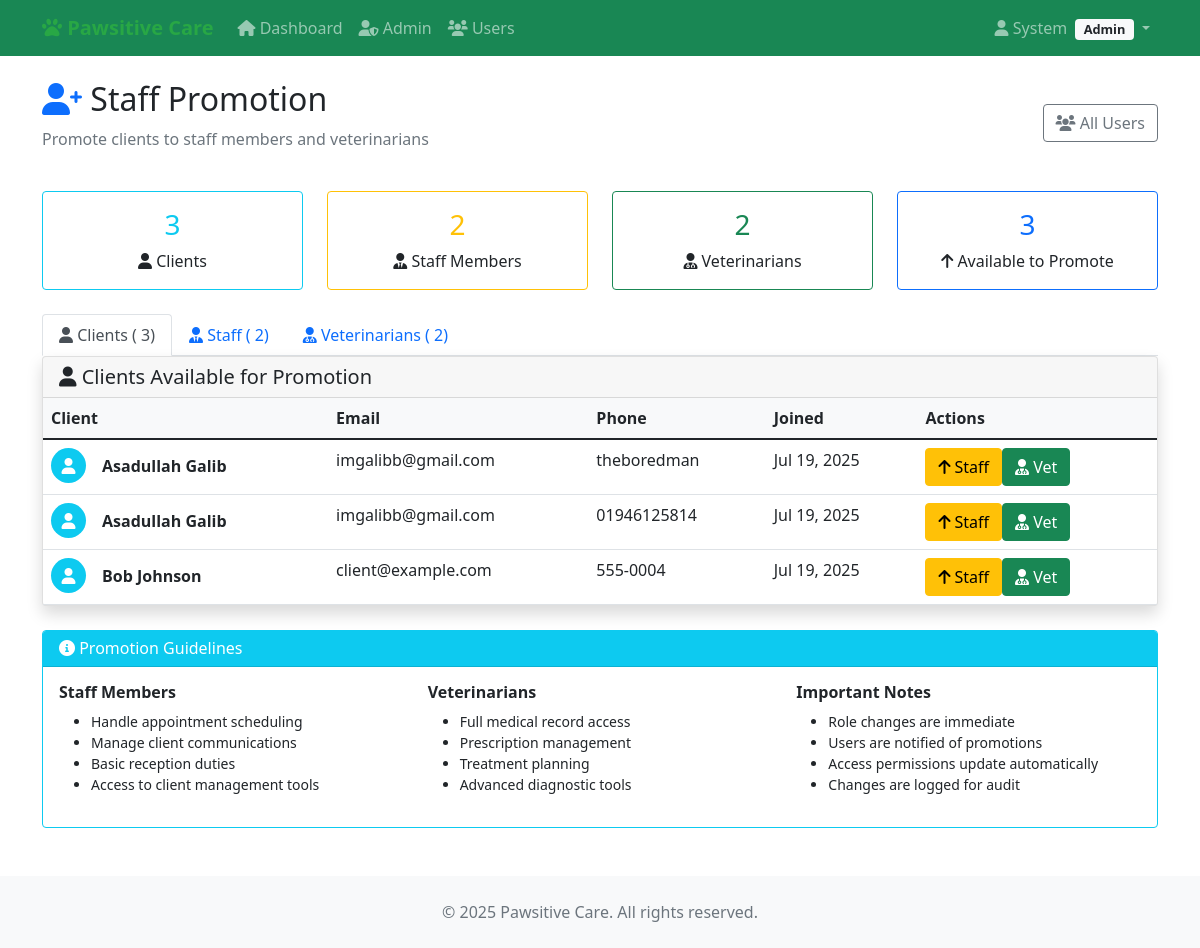
/accounts/promote-clients/ (signed in), run on an earlier commit of the app's database.
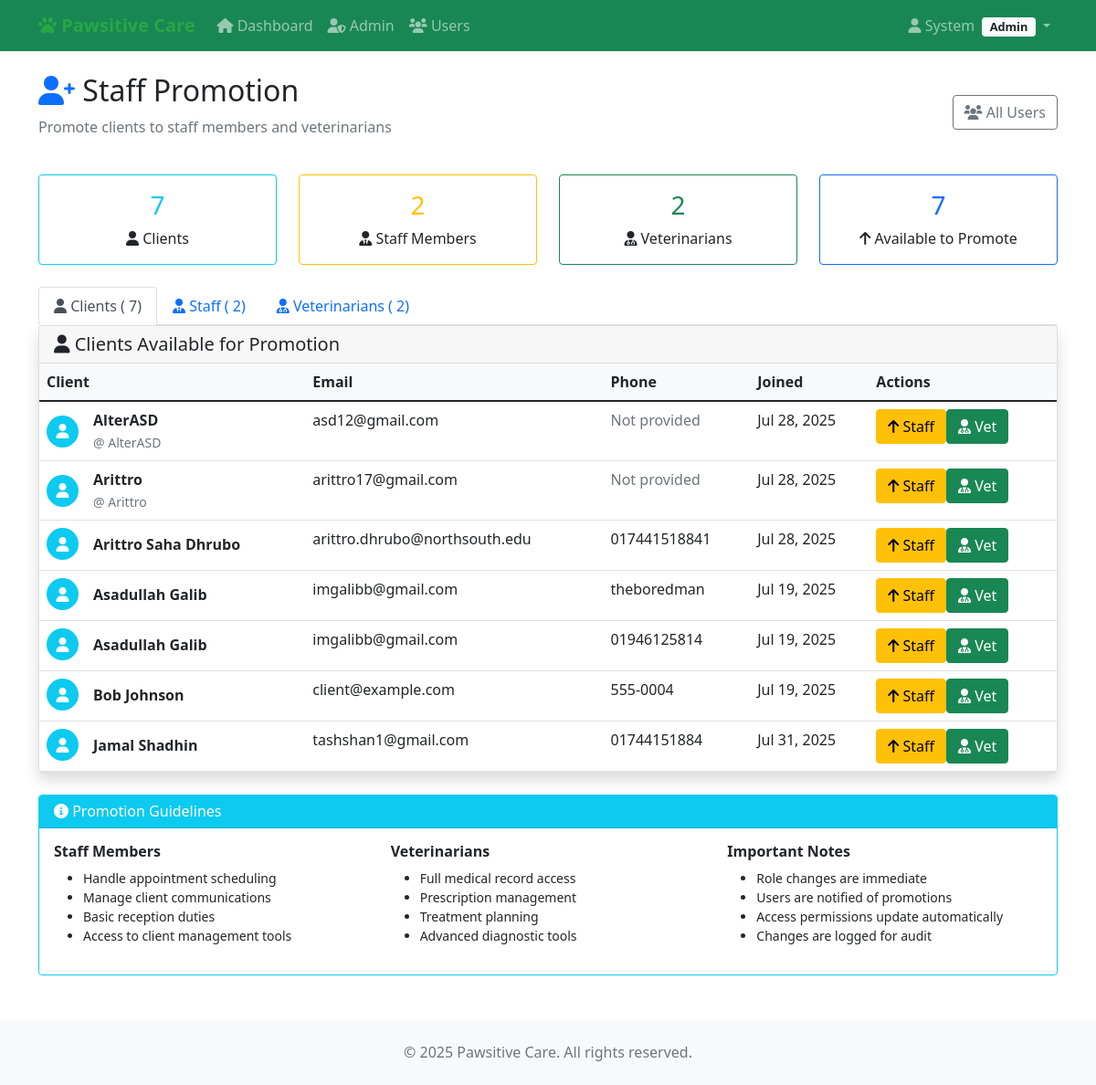
And on a later commit of the database.
### accounts/models.py (models this page shows, shortened)
class CustomUser(AbstractUser):
    ROLE_CHOICES = [
        ('admin', 'Admin'),
        ('vet', 'Veterinarian'),
        ('staff', 'Staff'),
        ('client', 'Client'),
    ]
    phone = models.CharField(max_length=20, blank=False)
    address = models.TextField(blank=False)
    role = models.CharField(max_length=10, choices=ROLE_CHOICES, default='client')
    def is_admin(self):
        return self.role == 'admin'

### accounts/views.py (the view, shortened to what this page needs)
# urls.py: path('promote-clients/', promote_clients, name='promote_clients'),
@admin_required
def promote_clients(request):
    from django.contrib.auth import get_user_model
    from django.http import JsonResponse
    User = get_user_model()
    clients = User.objects.filter(role='client').order_by('first_name', 'last_name', 'username')
    staff_members = User.objects.filter(role='staff').order_by('first_name', 'last_name', 'username')
    vets = User.objects.filter(role='vet').order_by('first_name', 'last_name', 'username')
    stats = {
        'client_count': clients.count(),
        'staff_count': staff_members.count(),
        'vet_count': vets.count(),
        'total_promotable': clients.count(),
    }
    context = {
        'clients': clients,
        'staff_members': staff_members,
        'vets': vets,
        'stats': stats,
    }
    return render(request, 'accounts/promote_clients.html', context)

### accounts/templates/accounts/promote_clients.html (shortened to what the changed rows need)
{% extends 'accounts/base.html' %}
{% block content %}
<div class="row">
  <div class="col-12">
    <div class="d-flex justify-content-between align-items-center mb-4">
      <div>
        <h2><i class="fas fa-user-plus text-primary"></i> Staff Promotion</h2>
      </div>
    </div>
  </div>
</div>
<div class="row mb-4">
  <div class="col-md-3">
    <div class="card border-info">
      <div class="card-body text-center">
        <h3 class="text-info">
          {{ stats.client_count }}
        </h3>
        <p class="mb-0"><i class="fas fa-user"></i> Clients</p>
      </div>
    </div>
  </div>
  <div class="col-md-3">
    <div class="card border-primary">
      <div class="card-body text-center">
        <h3 class="text-primary">
          {{ stats.total_promotable }}
        </h3>
        <p class="mb-0"><i class="fas fa-arrow-up"></i> Available to Promote</p>
      </div>
    </div>
  </div>
</div>
<ul class="nav nav-tabs" id="promotionTabs" role="tablist">
  <li class="nav-item" role="presentation">
    <button class="nav-link active" id="clients-tab" data-bs-toggle="tab" data-bs-target="#clients-pane" type="button" role="tab" aria-controls="clients-pane" aria-selected="true">
      <i class="fas fa-user"></i> Clients (
      {{ stats.client_count }})
    </button>
  </li>
</ul>
<div class="tab-content" id="promotionTabContent">
  <div class="tab-pane fade show active" id="clients-pane" role="tabpanel" aria-labelledby="clients-tab">
    <div class="card shadow">
      <div class="card-body p-0">
        {% if clients %}
        <div class="table-responsive">
          <table class="table table-hover mb-0">
            <thead class="bg-light">
              <tr>
                <th>Client</th>
                <th>Email</th>
                <th>Phone</th>
                <th>Joined</th>
                <th>Actions</th>
              </tr>
            </thead>
            <tbody>
              {% for client in clients %}
              <tr>
                <td>
                  <div class="d-flex align-items-center">
                    <div class="bg-info rounded-circle d-flex align-items-center justify-content-center me-3" style="width: 35px; height: 35px;">
                      <i class="fas fa-user text-white"></i>
                    </div>
                    <div>
                      <strong>
                        {{ client.get_full_name|default:client.username }}</strong>
                      {% if not client.get_full_name %}
                      <br><small class="text-muted">@
                        {{ client.username }}</small>
                      {% endif %}
                    </div>
                  </div>
                </td>
                <td>
                  {{ client.email|default:"<span class='text-muted'>Not provided</span>" }}
                </td>
                <td>
                  {{ client.phone|default:"<span class='text-muted'>Not provided</span>" }}
                </td>
                <td>
                  {{ client.date_joined|date:'M d, Y' }}
                </td>
                <td>
                  <div class="btn-group btn-group-sm">
                    <form method="post" class="d-inline promotion-form">
                      <button type="submit" class="btn btn-warning" title="Promote to Staff">
                        <i class="fas fa-arrow-up"></i> Staff
                      </button>
                    </form>
                    <form method="post" class="d-inline promotion-form">
                      <button type="submit" class="btn btn-success" title="Promote to Veterinarian">
                        <i class="fas fa-user-md"></i> Vet
                      </button>
                    </form>
                  </div>
                </td>
              </tr>
              {% endfor %}
            </tbody>
          </table>
        </div>
        {% else %}
        <div class="text-center py-5">
          <i class="fas fa-user fa-3x text-muted mb-3"></i>
          <h5 class="text-muted">No clients available for promotion</h5>
          <p class="text-muted">All users have been assigned appropriate roles.</p>
        </div>
        {% endif %}
      </div>
    </div>
  </div>
</div>
{% endblock %}

What changed in the data, as far as the page shows it:
added CustomUser: get_full_name "AlterASD", username "AlterASD", email "asd12@gmail.com", phone "Not provided", date_joined "Jul 28, 2025"
added CustomUser: get_full_name "Arittro", username "Arittro", email "arittro17@gmail.com", phone "Not provided", date_joined "Jul 28, 2025"
added CustomUser: get_full_name "Arittro Saha Dhrubo", email "arittro.dhrubo@northsouth.edu", phone "017441518841", date_joined "Jul 28, 2025"
added CustomUser: get_full_name "Jamal Shadhin", email "tashshan1@gmail.com", phone "01744151884", date_joined "Jul 31, 2025"
Also different on the page:
{{ stats.client_count }}: "3" → "7"
{{ stats.total_promotable }}: "3" → "7"
